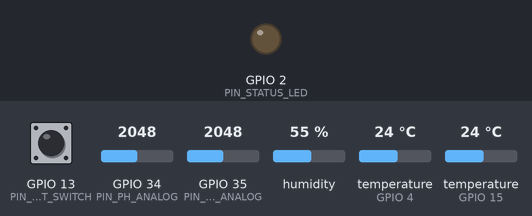
A sketch run on a simulated ESP32. Parts: output pins drawn as LEDs (lit = HIGH). Inputs (shaded band) come from the test bench; at power-on: GPIO 13 (PIN_FLOAT_SWITCH) HIGH, GPIO 34 (PIN_PH_ANALOG) = 2048, GPIO 35 (PIN_WATER_LEVEL_ANALOG) = 2048, humidity 55 %, temperature (sensors on GPIO 4, GPIO 15) 24 °C. WiFi joins after 1.5 s; servers stay silent unless stated; uploads are accepted with an empty reply; the local clock reads 2024-03-15 10:24:30 at power-on unless the sketch sets it; what the sketch prints to the serial monitor is not drawn.

Above: at 4.5 s.
4.6 s: GPIO 13 (PIN_FLOAT_SWITCH) pulled LOW for 0.15 s
11.8 s: GPIO 13 (PIN_FLOAT_SWITCH) driven LOW
Timing chart, 0 to 27.0 s (numbered marks = the images above; inputs shaded):
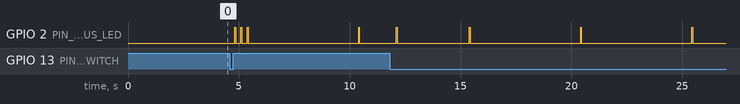

The sketch:

aquaponics_esp32_firmware.ino
```cpp
/**
 * @file aquaponics_esp32_firmware.ino
 * @brief Aquaponics Monitoring System - ESP32 Firmware Entry Point (V1 Clean)
 *
 * Hardware Support:
 * - DS18B20 Waterproof Temperature Sensor (GPIO 4, OneWire)
 * - Analog pH Sensor Module (GPIO 34 ADC1) with voltage monitoring
 * - DHT11 Air Temperature & Relative Humidity (GPIO 15)
 * - Analog Water Level Probe (GPIO 35 ADC1) with raw ADC count & percentage
 * - P31 Float Switch (GPIO 13, INPUT_PULLUP)
 * - Status LED Indicator (GPIO 2)
 *
 * Architecture:
 * Sensors -> ESP32 -> Local Wi-Fi HTTP POST -> FastAPI Host Server -> SQLite -> React UI
 */

#include <Arduino.h>
#include "config.h"
#include "SensorManager.h"
#include "NetworkManager.h"

SensorManager sensors;
NetworkManager network;

unsigned long lastTransmitTime = 0;
volatile bool floatAlertTriggered = false;

// Interrupt service routine for emergency float switch trigger
void IRAM_ATTR onFloatSwitchInterrupt() {
  floatAlertTriggered = true;
}

void setup() {
  Serial.begin(115200);
  delay(1000);

  Serial.println("==================================================");
  Serial.println("  AQUAPONICS MONITORING SYSTEM - ESP32 NODE V1.0  ");
  Serial.println("==================================================");
  Serial.printf("Device ID: %s | Firmware: %s\n", DEVICE_ID, FIRMWARE_VERSION);

  // Initialize sensors
  sensors.begin();

  // Attach interrupt to P31 float switch for immediate notification on water level cutoff
  attachInterrupt(digitalPinToInterrupt(PIN_FLOAT_SWITCH), onFloatSwitchInterrupt, CHANGE);

  // Initialize Wi-Fi network connection
  network.begin();

  Serial.println("[System] Initialization complete. Entering monitoring loop.");
}

void loop() {
  unsigned long now = millis();

  // Periodically update sensor caches
  sensors.updateSensors();

  // Handle immediate emergency float switch interrupt if triggered
  if (floatAlertTriggered) {
    floatAlertTriggered = false;
    Serial.println("[ALERT] P31 Float switch state changed! Dispatching priority payload...");
    SensorData immediateData = sensors.getSensorData(WiFi.status() == WL_CONNECTED ? WiFi.RSSI() : -99);
    String payload = sensors.toJson(immediateData);
    network.postReading(payload);
  }

  // Periodic scheduled transmission
  if (now - lastTransmitTime >= INTERVAL_TRANSMIT_MS) {
    lastTransmitTime = now;

    // 1. Acquire current readings with Wi-Fi signal strength
    int rssi = (WiFi.status() == WL_CONNECTED) ? WiFi.RSSI() : -99;
    SensorData reading = sensors.getSensorData(rssi);

    // 2. Format structured JSON payload
    String payload = sensors.toJson(reading);

    // 3. Print step-by-step diagnostics to Serial console (115200 baud)
    sensors.printDiagnostics(reading);

    // 4. Send HTTP POST to FastAPI backend running on local PC (or buffer offline in RAM)
    bool sent = network.postReading(payload);
    if (!sent) {
      Serial.println("[System] Telemetry deferred to offline RAM buffer.");
    }
  }

  // Brief pause for background tasks and watchdog feeding
  delay(20);
}
```

NetworkManager.h
```cpp
/**
 * @file NetworkManager.h
 * @brief Wi-Fi, NTP Sync, HTTP Client, and Offline FIFO Buffer for Aquaponics ESP32
 */

#ifndef NETWORK_MANAGER_H
#define NETWORK_MANAGER_H

#include <Arduino.h>
#include <WiFi.h>
#include <HTTPClient.h>
#include <time.h>
#include <vector>
#include "config.h"

class NetworkManager {
private:
  const char* ntpServer = "pool.ntp.org";
  const long gmtOffset_sec = 0;
  const int daylightOffset_sec = 0;
  unsigned long lastReconnectAttempt = 0;

  // Offline FIFO circular buffer for resilience against network/backend outages
  std::vector<String> offlineBuffer;

public:
  NetworkManager() {}

  void begin() {
    Serial.println("[NetworkManager] Initializing Wi-Fi...");
    WiFi.mode(WIFI_STA);
    connectWiFi();
  }

  bool connectWiFi() {
    if (WiFi.status() == WL_CONNECTED) {
      return true;
    }

    Serial.printf("[NetworkManager] Connecting to SSID: %s\n", WIFI_SSID);
    WiFi.begin(WIFI_SSID, WIFI_PASSWORD);

    int attempts = 0;
    while (WiFi.status() != WL_CONNECTED && attempts < WIFI_MAX_RETRY) {
      delay(500);
      Serial.print(".");
      attempts++;
    }
    Serial.println();

    if (WiFi.status() == WL_CONNECTED) {
      Serial.print("[NetworkManager] Wi-Fi Connected! IP Address: ");
      Serial.println(WiFi.localIP());

      // Configure NTP
      configTime(gmtOffset_sec, daylightOffset_sec, ntpServer);
      Serial.println("[NetworkManager] NTP time sync requested.");
      return true;
    } else {
      Serial.println("[NetworkManager] Wi-Fi Connection failed. Entering offline buffer mode.");
      return false;
    }
  }

  void checkConnection() {
    unsigned long now = millis();
    if (WiFi.status() != WL_CONNECTED) {
      if (now - lastReconnectAttempt >= WIFI_RECONNECT_INTERVAL_MS) {
        lastReconnectAttempt = now;
        Serial.println("[NetworkManager] Wi-Fi lost. Attempting reconnection...");
        connectWiFi();
      }
    }
  }

  bool isConnected() {
    return WiFi.status() == WL_CONNECTED;
  }

  bool postReading(const String& jsonPayload) {
    checkConnection();

    if (!isConnected()) {
      enqueueOfflineBuffer(jsonPayload);
      return false;
    }

    // First flush any previously queued offline readings
    flushOfflineBuffer();

    // Now send the current reading
    return sendHttpPayload(jsonPayload);
  }

private:
  bool sendHttpPayload(const String& payload) {
    HTTPClient http;
    String url = "http://" + String(BACKEND_HOST) + ":" + String(BACKEND_PORT) + String(BACKEND_ENDPOINT);

    http.begin(url);
    http.addHeader("Content-Type", "application/json");
    http.setTimeout(HTTP_REQUEST_TIMEOUT_MS);

    int httpResponseCode = http.POST(payload);
    bool success = false;

    if (httpResponseCode > 0) {
      String response = http.getString();
      Serial.printf("[NetworkManager] HTTP POST [%s] Response code: %d\n", url.c_str(), httpResponseCode);
      if (httpResponseCode >= 200 && httpResponseCode < 300) {
        success = true;
        // Blink status LED on successful send
        digitalWrite(PIN_STATUS_LED, HIGH);
        delay(40);
        digitalWrite(PIN_STATUS_LED, LOW);
      } else {
        Serial.printf("[NetworkManager] Backend error: %s\n", response.c_str());
      }
    } else {
      Serial.printf("[NetworkManager] HTTP POST failed, error: %s\n", http.errorToString(httpResponseCode).c_str());
      enqueueOfflineBuffer(payload);
    }

    http.end();
    return success;
  }

  void enqueueOfflineBuffer(const String& payload) {
    if (offlineBuffer.size() >= OFFLINE_BUFFER_CAPACITY) {
      // Discard oldest reading if buffer capacity is reached
      offlineBuffer.erase(offlineBuffer.begin());
      Serial.println("[NetworkManager] Warning: Offline buffer full. Dropping oldest reading.");
    }
    offlineBuffer.push_back(payload);
    Serial.printf("[NetworkManager] Reading buffered offline. Queue size: %u\n", (unsigned int)offlineBuffer.size());
  }

  void flushOfflineBuffer() {
    if (offlineBuffer.empty()) return;

    Serial.printf("[NetworkManager] Flushing %u buffered readings to backend...\n", (unsigned int)offlineBuffer.size());
    while (!offlineBuffer.empty() && isConnected()) {
      String bufferedReading = offlineBuffer.front();

      HTTPClient http;
      String url = "http://" + String(BACKEND_HOST) + ":" + String(BACKEND_PORT) + String(BACKEND_ENDPOINT);
      http.begin(url);
      http.addHeader("Content-Type", "application/json");
      http.setTimeout(HTTP_REQUEST_TIMEOUT_MS);

      int code = http.POST(bufferedReading);
      if (code >= 200 && code < 300) {
        offlineBuffer.erase(offlineBuffer.begin());
      } else {
        Serial.printf("[NetworkManager] Flush interrupted at code %d. Keeping remaining in buffer.\n", code);
        http.end();
        break;
      }
      http.end();
      delay(50); // Small inter-packet gap
    }
  }
};

#endif // NETWORK_MANAGER_H
```

SensorManager.h
```cpp
/**
 * @file SensorManager.h
 * @brief Modular Sensor Acquisition, Validation, and Calibration for Aquaponics ESP32 (V1 Clean)
 *
 * Acquires:
 * - DS18B20 Waterproof Temperature Probe (OneWire on GPIO 4)
 * - DHT11 Ambient Temperature & Humidity (GPIO 15)
 * - Analog pH Sensor (GPIO 34 ADC1) with voltage tracking
 * - Analog Water Level Sensor (GPIO 35 ADC1) with raw ADC + calibrated percentage
 * - P31 Mechanical Float Switch (GPIO 13, INPUT_PULLUP)
 * - Status LED Indicator (GPIO 2)
 */

#ifndef SENSOR_MANAGER_H
#define SENSOR_MANAGER_H

#include <Arduino.h>
#include <OneWire.h>
#include <DallasTemperature.h>
#include <DHT.h>
#include "config.h"

struct SensorData {
  String deviceId;
  float waterTemperature;     // DS18B20 (°C)
  float ph;                   // Calibrated pH
  float phRawVoltage;         // Measured ADC voltage (V)
  float airTemperature;       // DHT11 (°C)
  float humidity;             // DHT11 (% RH)
  float waterLevel;           // Calibrated water level (%)
  int waterLevelRaw;          // Raw ADC count (0 - 4095)
  String floatStatus;         // "SAFE" or "ALERT"
  int wifiRssi;               // Wi-Fi signal (dBm)
  unsigned long uptimeSeconds;// Uptime in seconds

  // Validation flags for serial diagnostics
  bool ds18b20Valid;
  bool dhtValid;
  bool phValid;
  bool waterLevelValid;
  bool floatSwitchValid;
};

class SensorManager {
private:
  OneWire oneWire;
  DallasTemperature ds18b20;
  DHT dht;

  unsigned long lastDS18B20Time = 0;
  unsigned long lastDHT11Time = 0;
  unsigned long lastPhTime = 0;
  unsigned long lastWaterLevelTime = 0;

  // Cached sensor measurements
  float cachedWaterTemp = 24.0;
  float cachedAirTemp = 25.0;
  float cachedHumidity = 65.0;
  float cachedPh = 7.0;
  float cachedPhVoltage = 1.5;
  float cachedWaterLevel = 80.0;
  int cachedWaterLevelRaw = 2000;
  String cachedFloatStatus = "SAFE";

  bool ds18b20Connected = false;
  bool dhtConnected = false;

  void readPhSensor() {
    long sum = 0;
    for (int i = 0; i < PH_SAMPLES_COUNT; i++) {
      sum += analogRead(PIN_PH_ANALOG);
      delay(4);
    }
    float avgAdc = (float)sum / PH_SAMPLES_COUNT;
    cachedPhVoltage = (avgAdc / ADC_MAX_VALUE) * ADC_REF_VOLTAGE;

    // Apply calibration equation: pH = slope * voltage + offset
    float calculatedPh = (PH_CALIBRATION_SLOPE * cachedPhVoltage) + PH_CALIBRATION_OFFSET;

    // Constrain to physical pH bounds (0 to 14)
    if (calculatedPh < 0.0) calculatedPh = 0.0;
    if (calculatedPh > 14.0) calculatedPh = 14.0;
    cachedPh = calculatedPh;
  }

  void readWaterLevelSensor() {
    long sum = 0;
    for (int i = 0; i < 8; i++) {
      sum += analogRead(PIN_WATER_LEVEL_ANALOG);
      delay(2);
    }
    cachedWaterLevelRaw = (int)(sum / 8);

    if (cachedWaterLevelRaw <= WATER_LEVEL_MIN_ADC) {
      cachedWaterLevel = 0.0;
    } else if (cachedWaterLevelRaw >= WATER_LEVEL_MAX_ADC) {
      cachedWaterLevel = 100.0;
    } else {
      float pct = ((float)(cachedWaterLevelRaw - WATER_LEVEL_MIN_ADC) / (WATER_LEVEL_MAX_ADC - WATER_LEVEL_MIN_ADC)) * 100.0;
      cachedWaterLevel = round(pct * 10.0) / 10.0;
    }
  }

  void readFloatSwitch() {
    // P31 float switch configured with internal pullup
    // When water drops / float drops, circuit closes to GND (LOW)
    int state = digitalRead(PIN_FLOAT_SWITCH);
    if (state == LOW) {
      cachedFloatStatus = "ALERT";
    } else {
      cachedFloatStatus = "SAFE";
    }
  }

public:
  SensorManager() : oneWire(PIN_ONEWIRE_DS18B20), ds18b20(&oneWire), dht(PIN_DHT11, DHTTYPE) {}

  void begin() {
    Serial.println("[SensorManager] Initializing physical sensors...");

    // 1. Initialize DS18B20 OneWire Bus (GPIO 4)
    ds18b20.begin();
    int deviceCount = ds18b20.getDeviceCount();
    Serial.printf("[SensorManager] DS18B20 devices found on GPIO %d: %d\n", PIN_ONEWIRE_DS18B20, deviceCount);
    ds18b20Connected = (deviceCount > 0);

    // 2. Initialize DHT11 Sensor (GPIO 15)
    dht.begin();
    dhtConnected = true;

    // 3. Configure GPIO Pin Modes
    pinMode(PIN_PH_ANALOG, INPUT);
    pinMode(PIN_WATER_LEVEL_ANALOG, INPUT);
    pinMode(PIN_FLOAT_SWITCH, INPUT_PULLUP);
    pinMode(PIN_STATUS_LED, OUTPUT);
    digitalWrite(PIN_STATUS_LED, LOW);

    // Perform initial sensor read
    updateSensors(true);
    Serial.println("[SensorManager] Sensors initialized successfully.");
  }

  void updateSensors(bool force = false) {
    unsigned long now = millis();

    // 1. DS18B20 Water Temperature (GPIO 4)
    if (force || (now - lastDS18B20Time >= INTERVAL_DS18B20_MS)) {
      ds18b20.requestTemperatures();
      float tempC = ds18b20.getTempCByIndex(0);
      if (tempC != DEVICE_DISCONNECTED_C && tempC > -10.0 && tempC < 65.0) {
        cachedWaterTemp = tempC;
        ds18b20Connected = true;
      } else {
        ds18b20Connected = false;
      }
      lastDS18B20Time = now;
    }

    // 2. DHT11 Air Temperature & Humidity (GPIO 15)
    if (force || (now - lastDHT11Time >= INTERVAL_DHT11_MS)) {
      float h = dht.readHumidity();
      float t = dht.readTemperature();
      if (!isnan(h) && !isnan(t) && h >= 0 && h <= 100 && t > -10 && t < 70) {
        cachedHumidity = h;
        cachedAirTemp = t;
        dhtConnected = true;
      } else {
        dhtConnected = false;
      }
      lastDHT11Time = now;
    }

    // 3. Analog pH Sensor (GPIO 34 ADC)
    if (force || (now - lastPhTime >= INTERVAL_PH_MS)) {
      readPhSensor();
      lastPhTime = now;
    }

    // 4. Water Level Sensor (GPIO 35 ADC)
    if (force || (now - lastWaterLevelTime >= INTERVAL_WATER_LVL_MS)) {
      readWaterLevelSensor();
      lastWaterLevelTime = now;
    }

    // 5. P31 Mechanical Float Switch (GPIO 13)
    readFloatSwitch();
  }

  SensorData getSensorData(int wifiRssi) {
    updateSensors(false);

    SensorData data;
    data.deviceId = DEVICE_ID;
    data.waterTemperature = cachedWaterTemp;
    data.ph = cachedPh;
    data.phRawVoltage = cachedPhVoltage;
    data.airTemperature = cachedAirTemp;
    data.humidity = cachedHumidity;
    data.waterLevel = cachedWaterLevel;
    data.waterLevelRaw = cachedWaterLevelRaw;
    data.floatStatus = cachedFloatStatus;
    data.wifiRssi = wifiRssi;
    data.uptimeSeconds = millis() / 1000;

    data.ds18b20Valid = ds18b20Connected;
    data.dhtValid = dhtConnected;
    data.phValid = (cachedPhVoltage >= 0.0 && cachedPhVoltage <= 3.3);
    data.waterLevelValid = (cachedWaterLevelRaw >= 0 && cachedWaterLevelRaw <= 4095);
    data.floatSwitchValid = true;

    return data;
  }

  String toJson(const SensorData& data) {
    String json = "{";
    json += "\"device_id\":\"" + data.deviceId + "\",";
    json += "\"water_temperature\":" + String(data.waterTemperature, 2) + ",";
    json += "\"ph\":" + String(data.ph, 2) + ",";
    json += "\"ph_raw_voltage\":" + String(data.phRawVoltage, 3) + ",";
    json += "\"air_temperature\":" + String(data.airTemperature, 2) + ",";
    json += "\"humidity\":" + String(data.humidity, 1) + ",";
    json += "\"water_level\":" + String(data.waterLevel, 1) + ",";
    json += "\"water_level_raw\":" + String(data.waterLevelRaw) + ",";
    json += "\"float_status\":\"" + data.floatStatus + "\",";
    json += "\"wifi_rssi\":" + String(data.wifiRssi) + ",";
    json += "\"uptime_seconds\":" + String(data.uptimeSeconds) + ",";
    json += "\"source\":\"esp32_live\",";
    json += "\"is_demo\":false";
    json += "}";
    return json;
  }

  void printDiagnostics(const SensorData& data) {
    Serial.println("----------------------------------------------");
    Serial.printf("[DIAGNOSTIC] Time: %lus | Node: %s | RSSI: %d dBm\n", data.uptimeSeconds, data.deviceId.c_str(), data.wifiRssi);
    Serial.printf("  DS18B20 Water Temp (GPIO 4) : %.2f °C [%s]\n", data.waterTemperature, data.ds18b20Valid ? "OK" : "NO SENSOR");
    Serial.printf("  Analog pH Probe    (GPIO 34): %.2f pH (%.3fV) [%s]\n", data.ph, data.phRawVoltage, data.phValid ? "OK" : "CHECK VOLTAGE");
    Serial.printf("  Water Level        (GPIO 35): %.1f %% (Raw: %d) [%s]\n", data.waterLevel, data.waterLevelRaw, data.waterLevelValid ? "OK" : "INVALID");
    Serial.printf("  DHT11 Air Temp     (GPIO 15): %.2f °C [%s]\n", data.airTemperature, data.dhtValid ? "OK" : "NO SENSOR");
    Serial.printf("  DHT11 Humidity     (GPIO 15): %.1f %% RH [%s]\n", data.humidity, data.dhtValid ? "OK" : "NO SENSOR");
    Serial.printf("  P31 Float Switch   (GPIO 13): %s\n", data.floatStatus.c_str());
    Serial.println("----------------------------------------------");
  }
};

#endif // SENSOR_MANAGER_H
```

Source omitted: config.example.h (3925 bytes)
